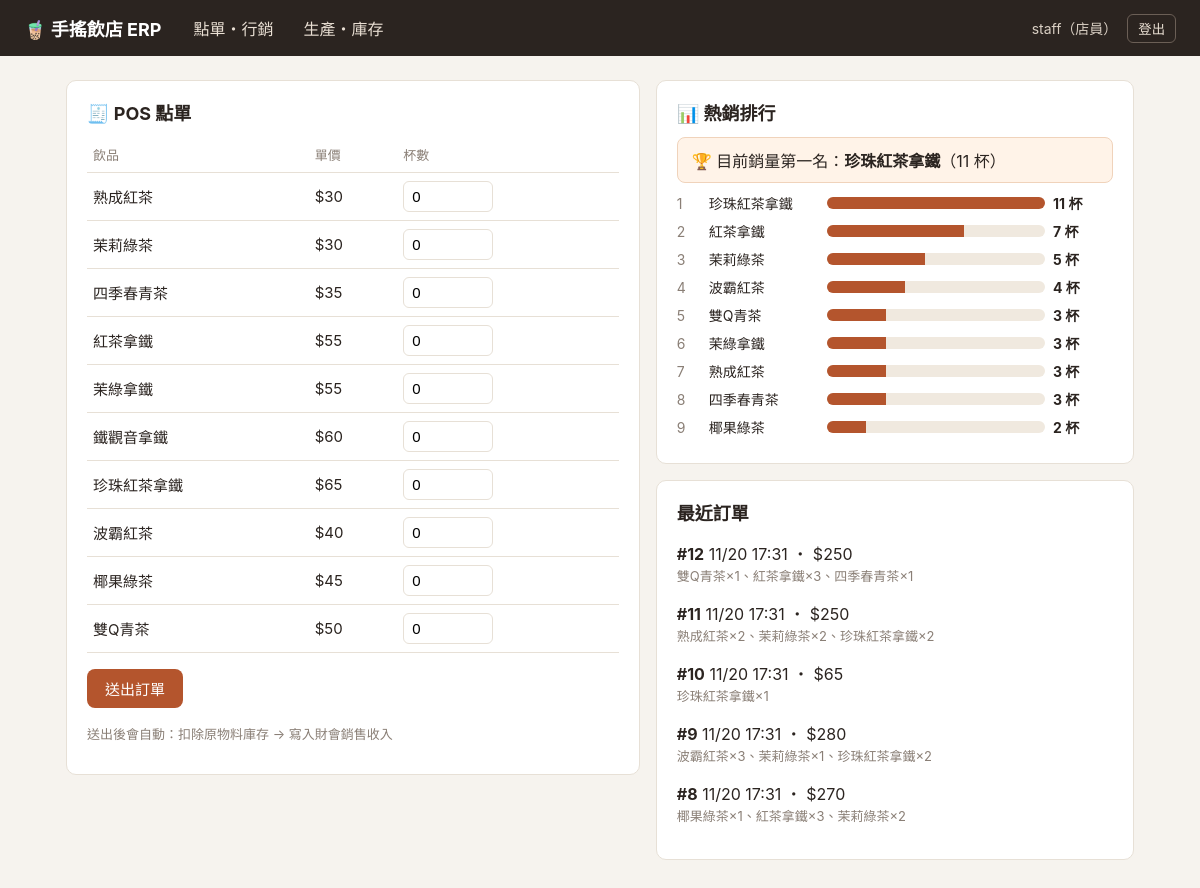
Screenshot of /pos/ (signed in) with the database file from the repository.
### erp/models.py (models this page shows, shortened)
class Product(models.Model):
    name = models.CharField("飲品名稱", max_length=50)
    price = models.PositiveIntegerField("售價")
    ingredients = models.ManyToManyField(Ingredient, through="Recipe", verbose_name="原物料")
    class Meta:
        verbose_name = "飲品"
        verbose_name_plural = "飲品"

class Order(models.Model):
    created_at = models.DateTimeField("下單時間", auto_now_add=True)
    created_by = models.ForeignKey(
        settings.AUTH_USER_MODEL, null=True, blank=True,
        on_delete=models.SET_NULL, verbose_name="經手人",
    )
    total = models.PositiveIntegerField("總金額", default=0)
    class Meta:
        verbose_name = "訂單"
        verbose_name_plural = "訂單"

class OrderItem(models.Model):
    order = models.ForeignKey(Order, on_delete=models.CASCADE, related_name="items")
    product = models.ForeignKey(Product, on_delete=models.PROTECT, verbose_name="飲品")
    quantity = models.PositiveIntegerField("杯數")
    unit_price = models.PositiveIntegerField("單價")
    class Meta:
        verbose_name = "訂單明細"
        verbose_name_plural = "訂單明細"

### erp/views.py (the view, shortened to what this page needs)
# urls.py: path("", RedirectView.as_view(pattern_name="pos"), name="home"),
@login_required
def pos(request):
    products = Product.objects.order_by("id")
    rank = list(
        OrderItem.objects.values(name=F("product__name"))
        .annotate(cups=Sum("quantity")).order_by("-cups")[:10]
    )
    top = rank[0]["cups"] if rank else 0
    for r in rank:
        r["pct"] = int(r["cups"] * 100 / top)
    return render(request, "erp/pos.html", {
        "products": products,
        "rank": rank,
        "recent": Order.objects.prefetch_related("items__product").order_by("-id")[:5],
        "low_count": Ingredient.objects.filter(stock__lte=F("safety_stock")).count(),
    })

### erp/context.py (called while the page is built)
def nav(request):
    u = request.user
    if not u.is_authenticated:
        return {}
    if u.is_superuser:
        label = "超級管理員"
    else:
        label = "、".join(u.groups.values_list("name", flat=True)) or "未分配角色"
    return {
        "role_label": label,
        "can_inventory": has_role(u, BOSS, STAFF),
        "can_finance": has_role(u, BOSS, ACCT),
        "can_hr": has_role(u, BOSS),
        "is_boss": has_role(u, BOSS),
    }

### erp/permissions.py (called while the page is built)
def has_role(user, *names):
    if not user.is_authenticated:
        return False
    return user.is_superuser or user.groups.filter(name__in=names).exists()

### erp/templates/erp/pos.html (shortened to what this page needs)
{% extends "erp/base.html" %}
{% block content %}
<div class="grid">
  <section class="card">
    <h2>🧾 POS 點單</h2>
    <form method="post">{% csrf_token %}
      <table>
        <tr><th>飲品</th><th>單價</th><th>杯數</th></tr>
        {% for p in products %}
        <tr>
          <td>{{ p.name }}</td>
          <td>${{ p.price }}</td>
          <td><input type="number" name="qty_{{ p.id }}" min="0" value="0"></td>
        </tr>
        {% endfor %}
      </table>
      <p><button class="btn" type="submit">送出訂單</button></p>
      <p class="muted">送出後會自動：扣除原物料庫存 → 寫入財會銷售收入</p>
    </form>
  </section>
  <div>
    <section class="card">
      <h2>📊 熱銷排行</h2>
      {% if rank %}
        <div class="champ">🏆 目前銷量第一名：<b>{{ rank.0.name }}</b>（{{ rank.0.cups }} 杯）</div>
        {% for r in rank %}
        <div class="rank">
          <span class="no">{{ forloop.counter }}</span>
          <span>{{ r.name }}</span>
          <div class="bar"><i style="width: {{ r.pct }}%"></i></div>
          <b>{{ r.cups }} 杯</b>
        </div>
        {% endfor %}
      {% else %}
        <p class="muted">還沒有訂單</p>
      {% endif %}
    </section>
    <section class="card">
      <h2>最近訂單</h2>
      {% for o in recent %}
        <p>
          <b>#{{ o.id }}</b> {{ o.created_at|date:"m/d H:i" }} ・ ${{ o.total }}<br>
          <span class="muted">{% for it in o.items.all %}{{ it.product.name }}×{{ it.quantity }}{% if not forloop.last %}、{% endif %}{% endfor %}</span>
        </p>
      {% empty %}
        <p class="muted">還沒有訂單</p>
      {% endfor %}
    </section>
  </div>
</div>
{% endblock %}

### erp/templates/erp/base.html (shortened to what this page needs)
<!doctype html>
<html lang="zh-Hant">
<head>
</head>
<body>
{% if user.is_authenticated %}
<header>
  <span class="brand">🧋 手搖飲店 ERP</span>
  <nav>
    <a href="{% url 'pos' %}">點單・行銷</a>
    {% if can_inventory %}<a href="{% url 'inventory' %}">生產・庫存</a>{% endif %}
  </nav>
  <div class="who">
    {{ user.username }}（{{ role_label }}）
    <form method="post" action="{% url 'logout' %}">{% csrf_token %}<button type="submit">登出</button></form>
  </div>
</header>
{% endif %}
<main>
  {% block content %}{% endblock %}
</main>
</body>
</html>

### erp/templates/erp/base.html (style rules this page uses)
:root { --bg:#f6f3ee; --card:#fff; --ink:#2b2420; --muted:#8a7f76; --brand:#b4552d; --line:#e7e0d6; --ok:#2f8f5b; --bad:#c0392b; }
* { box-sizing: border-box; }
body { margin:0; background:var(--bg); color:var(--ink); font-family:-apple-system,"Noto Sans TC","Microsoft JhengHei",sans-serif; }
header { background:var(--ink); color:#fff; display:flex; align-items:center; gap:20px; padding:10px 24px; flex-wrap:wrap; }
.brand { font-weight:700; font-size:18px; }
header nav { display:flex; gap:6px; flex:1; flex-wrap:wrap; }
header nav a { color:#e9dfd3; text-decoration:none; padding:6px 12px; border-radius:6px; }
.who { font-size:14px; color:#d9cfc3; display:flex; align-items:center; gap:10px; }
.who form { margin:0; }
.who button { background:none; border:1px solid #6b5f56; color:#e9dfd3; padding:4px 10px; border-radius:6px; cursor:pointer; }
main { max-width:1100px; margin:24px auto; padding:0 16px; }
.grid { display:grid; grid-template-columns:1.2fr 1fr; gap:16px; align-items:start; }
.card { background:var(--card); border:1px solid var(--line); border-radius:10px; padding:18px 20px; margin-bottom:16px; }
h1,h2 { margin:0 0 12px; }
h2 { font-size:18px; }
table { width:100%; border-collapse:collapse; }
th,td { text-align:left; padding:8px 6px; border-bottom:1px solid var(--line); font-size:15px; }
th { color:var(--muted); font-weight:500; font-size:13px; }
input[type=number], input[type=text], input[type=password] { padding:6px 8px; border:1px solid var(--line); border-radius:6px; font-size:15px; width:90px; }
.btn { background:var(--brand); color:#fff; border:0; padding:9px 18px; border-radius:8px; font-size:15px; cursor:pointer; }
.rank { display:grid; grid-template-columns:24px 110px 1fr 60px; gap:8px; align-items:center; margin:8px 0; font-size:14px; }
.rank .no { color:var(--muted); }
.bar { background:#f0e9df; border-radius:6px; height:12px; overflow:hidden; }
.bar i { display:block; height:100%; background:var(--brand); }
.champ { background:#fff3e8; border:1px solid #f0d3bb; border-radius:8px; padding:10px 14px; margin-bottom:10px; }
.muted { color:var(--muted); font-size:13px; }

### rows the page displays
Product: name "熟成紅茶", price "30"
Product: name "茉莉綠茶", price "30"
Product: name "四季春青茶", price "35", {{ r.pct }} 27 (drawn), cups "3"
Product: name "紅茶拿鐵", price "55"
Product: name "茉綠拿鐵", price "55"
Product: name "鐵觀音拿鐵", price "60"
Product: name "珍珠紅茶拿鐵", price "65"
Product: name "波霸紅茶", price "40"
Product: name "椰果綠茶", price "45"
Product: name "雙Q青茶", price "50"
Order: id "12", created_at "11/20 17:31", total "250"
OrderItem: product.name "雙Q青茶", quantity "1"
OrderItem: product.name "紅茶拿鐵", quantity "3"
OrderItem: product.name "四季春青茶", quantity "1"
Order: id "11", created_at "11/20 17:31", total "250"
OrderItem: product.name "熟成紅茶", quantity "2"
OrderItem: product.name "茉莉綠茶", quantity "2"
OrderItem: product.name "珍珠紅茶拿鐵", quantity "2"
Order: id "10", created_at "11/20 17:31", total "65"
OrderItem: product.name "珍珠紅茶拿鐵", quantity "1"
Order: id "9", created_at "11/20 17:31", total "280"
OrderItem: product.name "波霸紅茶", quantity "3"
OrderItem: product.name "茉莉綠茶", quantity "1"
OrderItem: product.name "珍珠紅茶拿鐵", quantity "2"
Order: id "8", created_at "11/20 17:31", total "270"
OrderItem: product.name "椰果綠茶", quantity "1"
OrderItem: product.name "紅茶拿鐵", quantity "3"
OrderItem: product.name "茉莉綠茶", quantity "2"

### other values shown
{{ user.username }} "staff"
{{ role_label }} "店員"
{{ rank.0.cups }} "11"
{{ r.name }} "珍珠紅茶拿鐵" "紅茶拿鐵" "茉莉綠茶" "波霸紅茶" "雙Q青茶" "茉綠拿鐵" "熟成紅茶" "椰果綠茶"
{{ r.cups }} "11" "7" "5" "4" "3" "3" "3" "2"
